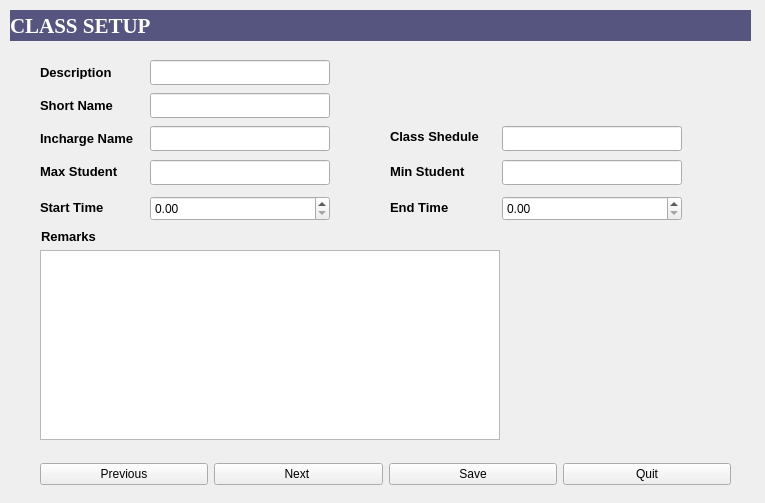
<?xml version="1.0" encoding="UTF-8"?>
<ui version="4.0">
 <class>setup_newclass</class>
 <widget class="QMainWindow" name="setup_newclass">
  <property name="geometry">
   <rect>
    <x>0</x>
    <y>0</y>
    <width>765</width>
    <height>503</height>
   </rect>
  </property>
  <property name="windowTitle">
   <string>MainWindow</string>
  </property>
  <widget class="QWidget" name="centralwidget">
   <widget class="QLabel" name="lblheader">
    <property name="geometry">
     <rect>
      <x>10</x>
      <y>10</y>
      <width>741</width>
      <height>31</height>
     </rect>
    </property>
    <property name="font">
     <font>
      <family>Times New Roman</family>
      <pointsize>16</pointsize>
      <weight>75</weight>
      <bold>true</bold>
     </font>
    </property>
    <property name="styleSheet">
     <string notr="true">background-color: rgb(85, 85, 127);
color: rgb(255, 255, 255);</string>
    </property>
    <property name="text">
     <string>CLASS SETUP</string>
    </property>
    <property name="margin">
     <number>299</number>
    </property>
   </widget>
   <widget class="QLabel" name="lbldescription">
    <property name="geometry">
     <rect>
      <x>40</x>
      <y>66</y>
      <width>103</width>
      <height>13</height>
     </rect>
    </property>
    <property name="font">
     <font>
      <family>Arial</family>
      <pointsize>10</pointsize>
      <weight>75</weight>
      <bold>true</bold>
     </font>
    </property>
    <property name="text">
     <string>Description</string>
    </property>
   </widget>
   <widget class="QLabel" name="lblshortname">
    <property name="geometry">
     <rect>
      <x>40</x>
      <y>99</y>
      <width>103</width>
      <height>13</height>
     </rect>
    </property>
    <property name="font">
     <font>
      <family>Arial</family>
      <pointsize>10</pointsize>
      <weight>75</weight>
      <bold>true</bold>
     </font>
    </property>
    <property name="text">
     <string>Short Name</string>
    </property>
   </widget>
   <widget class="QLabel" name="lblinchargename">
    <property name="geometry">
     <rect>
      <x>40</x>
      <y>128</y>
      <width>103</width>
      <height>20</height>
     </rect>
    </property>
    <property name="font">
     <font>
      <family>Arial</family>
      <pointsize>10</pointsize>
      <weight>75</weight>
      <bold>true</bold>
     </font>
    </property>
    <property name="text">
     <string>Incharge Name</string>
    </property>
   </widget>
   <widget class="QLabel" name="lblclasshedule">
    <property name="geometry">
     <rect>
      <x>390</x>
      <y>130</y>
      <width>103</width>
      <height>13</height>
     </rect>
    </property>
    <property name="font">
     <font>
      <family>Arial</family>
      <pointsize>10</pointsize>
      <weight>75</weight>
      <bold>true</bold>
     </font>
    </property>
    <property name="text">
     <string>Class Shedule</string>
    </property>
   </widget>
   <widget class="QLabel" name="lblmaxstd">
    <property name="geometry">
     <rect>
      <x>40</x>
      <y>165</y>
      <width>103</width>
      <height>13</height>
     </rect>
    </property>
    <property name="font">
     <font>
      <family>Arial</family>
      <pointsize>10</pointsize>
      <weight>75</weight>
      <bold>true</bold>
     </font>
    </property>
    <property name="text">
     <string>Max Student</string>
    </property>
   </widget>
   <widget class="QLabel" name="lblminstd">
    <property name="geometry">
     <rect>
      <x>390</x>
      <y>165</y>
      <width>103</width>
      <height>13</height>
     </rect>
    </property>
    <property name="font">
     <font>
      <family>Arial</family>
      <pointsize>10</pointsize>
      <weight>75</weight>
      <bold>true</bold>
     </font>
    </property>
    <property name="text">
     <string>Min Student</string>
    </property>
   </widget>
   <widget class="QLabel" name="lblstarttime">
    <property name="geometry">
     <rect>
      <x>40</x>
      <y>201</y>
      <width>103</width>
      <height>13</height>
     </rect>
    </property>
    <property name="font">
     <font>
      <family>Arial</family>
      <pointsize>10</pointsize>
      <weight>75</weight>
      <bold>true</bold>
     </font>
    </property>
    <property name="text">
     <string>Start Time</string>
    </property>
   </widget>
   <widget class="QLabel" name="lblendtime">
    <property name="geometry">
     <rect>
      <x>390</x>
      <y>201</y>
      <width>103</width>
      <height>13</height>
     </rect>
    </property>
    <property name="font">
     <font>
      <family>Arial</family>
      <pointsize>10</pointsize>
      <weight>75</weight>
      <bold>true</bold>
     </font>
    </property>
    <property name="text">
     <string>End Time</string>
    </property>
   </widget>
   <widget class="QLabel" name="lblremarks">
    <property name="geometry">
     <rect>
      <x>41</x>
      <y>230</y>
      <width>103</width>
      <height>13</height>
     </rect>
    </property>
    <property name="font">
     <font>
      <family>Arial</family>
      <pointsize>10</pointsize>
      <weight>75</weight>
      <bold>true</bold>
     </font>
    </property>
    <property name="text">
     <string>Remarks</string>
    </property>
   </widget>
   <widget class="QLineEdit" name="txtinchargename">
    <property name="geometry">
     <rect>
      <x>150</x>
      <y>126</y>
      <width>180</width>
      <height>25</height>
     </rect>
    </property>
   </widget>
   <widget class="QLineEdit" name="txtmaxstd">
    <property name="geometry">
     <rect>
      <x>150</x>
      <y>160</y>
      <width>180</width>
      <height>25</height>
     </rect>
    </property>
   </widget>
   <widget class="QLineEdit" name="txtclasshedule">
    <property name="geometry">
     <rect>
      <x>502</x>
      <y>126</y>
      <width>180</width>
      <height>25</height>
     </rect>
    </property>
   </widget>
   <widget class="QLineEdit" name="txtminstd">
    <property name="geometry">
     <rect>
      <x>502</x>
      <y>160</y>
      <width>180</width>
      <height>25</height>
     </rect>
    </property>
   </widget>
   <widget class="QLineEdit" name="txtdescription">
    <property name="geometry">
     <rect>
      <x>150</x>
      <y>60</y>
      <width>180</width>
      <height>25</height>
     </rect>
    </property>
   </widget>
   <widget class="QLineEdit" name="txtshortname">
    <property name="geometry">
     <rect>
      <x>150</x>
      <y>93</y>
      <width>180</width>
      <height>25</height>
     </rect>
    </property>
   </widget>
   <widget class="QDoubleSpinBox" name="combostarttime">
    <property name="geometry">
     <rect>
      <x>150</x>
      <y>196</y>
      <width>180</width>
      <height>25</height>
     </rect>
    </property>
   </widget>
   <widget class="QDoubleSpinBox" name="comboendtime">
    <property name="geometry">
     <rect>
      <x>502</x>
      <y>196</y>
      <width>180</width>
      <height>25</height>
     </rect>
    </property>
   </widget>
   <widget class="QTextEdit" name="txtremark">
    <property name="geometry">
     <rect>
      <x>40</x>
      <y>250</y>
      <width>460</width>
      <height>190</height>
     </rect>
    </property>
   </widget>
   <widget class="QWidget" name="layoutWidget">
    <property name="geometry">
     <rect>
      <x>40</x>
      <y>460</y>
      <width>691</width>
      <height>29</height>
     </rect>
    </property>
    <layout class="QHBoxLayout" name="horizontalLayout">
     <item>
      <widget class="QPushButton" name="btnprev">
       <property name="text">
        <string>Previous</string>
       </property>
      </widget>
     </item>
     <item>
      <widget class="QPushButton" name="btnnext">
       <property name="text">
        <string>Next </string>
       </property>
      </widget>
     </item>
     <item>
      <widget class="QPushButton" name="btnsave">
       <property name="text">
        <string>Save</string>
       </property>
      </widget>
     </item>
     <item>
      <widget class="QPushButton" name="btnquit">
       <property name="text">
        <string>Quit</string>
       </property>
      </widget>
     </item>
    </layout>
   </widget>
  </widget>
  <widget class="QMenuBar" name="menubar">
   <property name="geometry">
    <rect>
     <x>0</x>
     <y>0</y>
     <width>765</width>
     <height>21</height>
    </rect>
   </property>
  </widget>
 </widget>
 <resources/>
 <connections/>
</ui>
